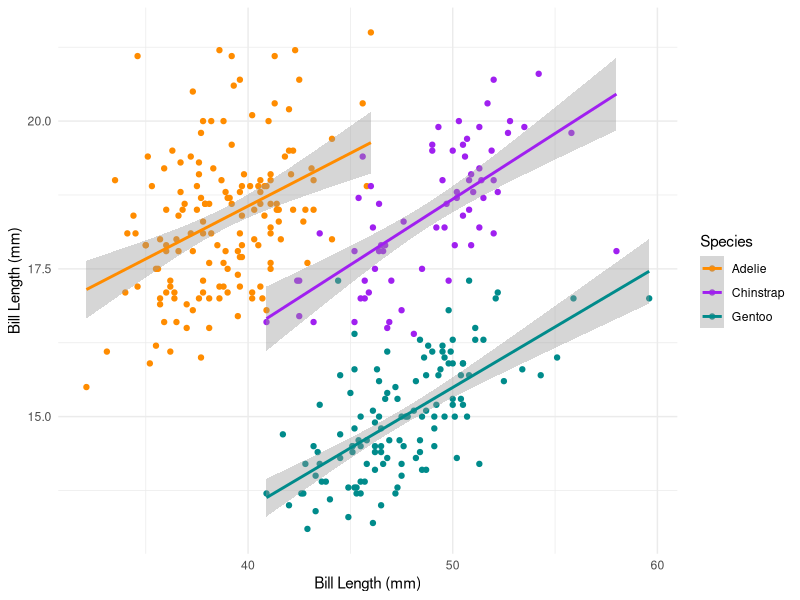
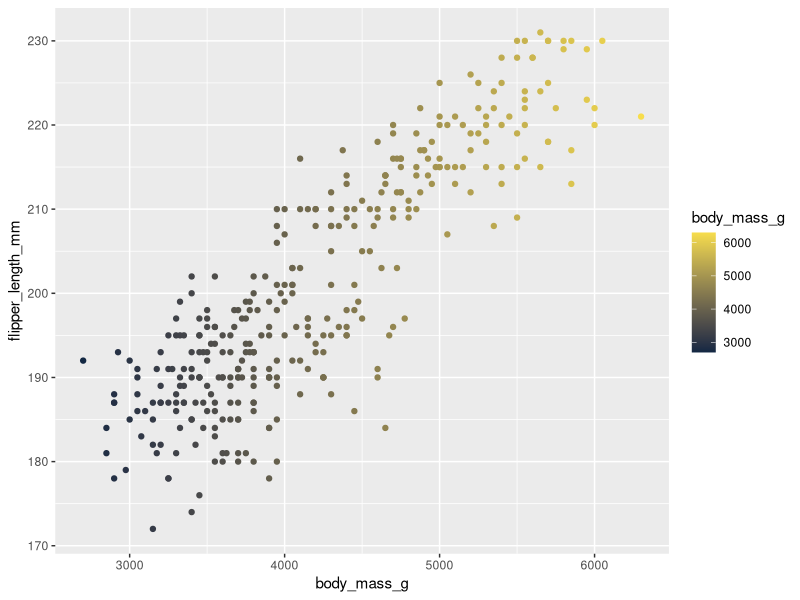
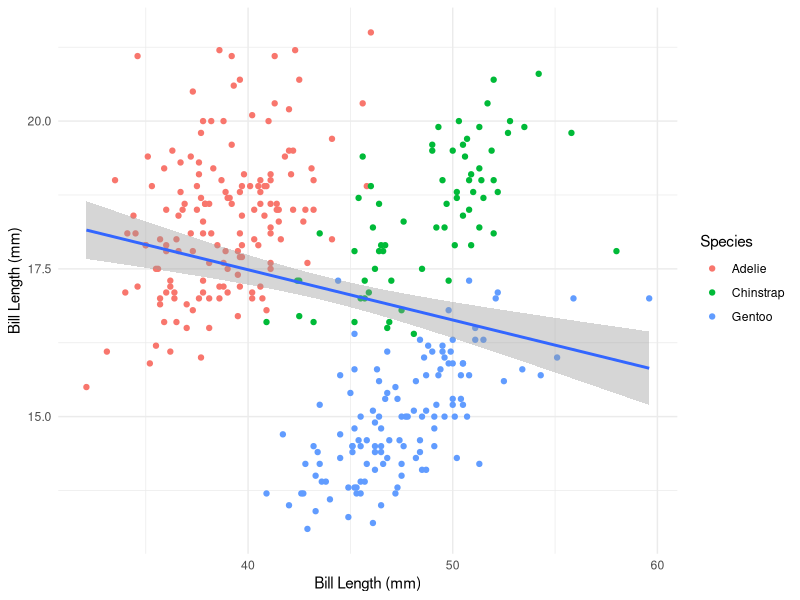
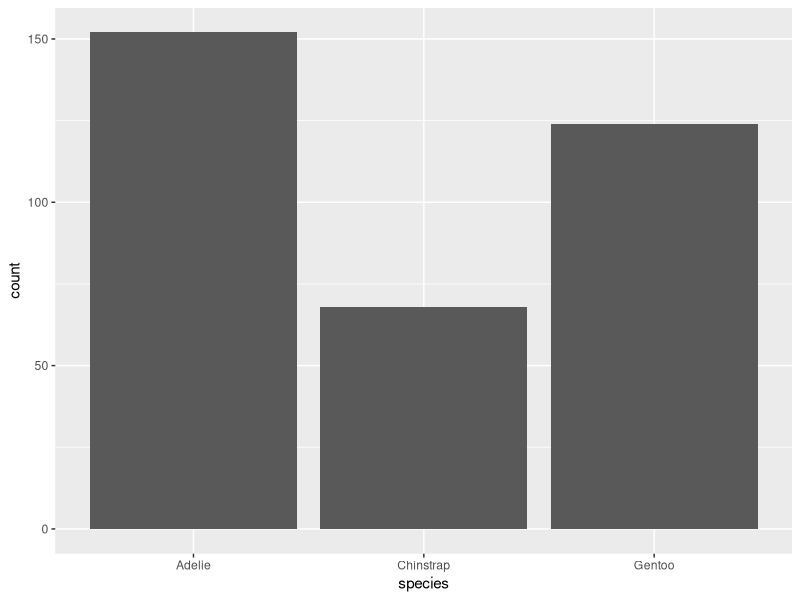
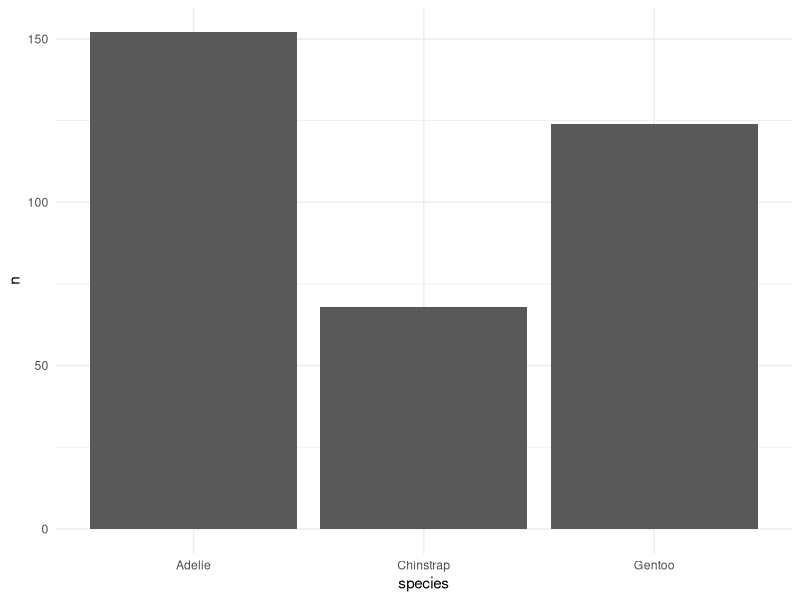
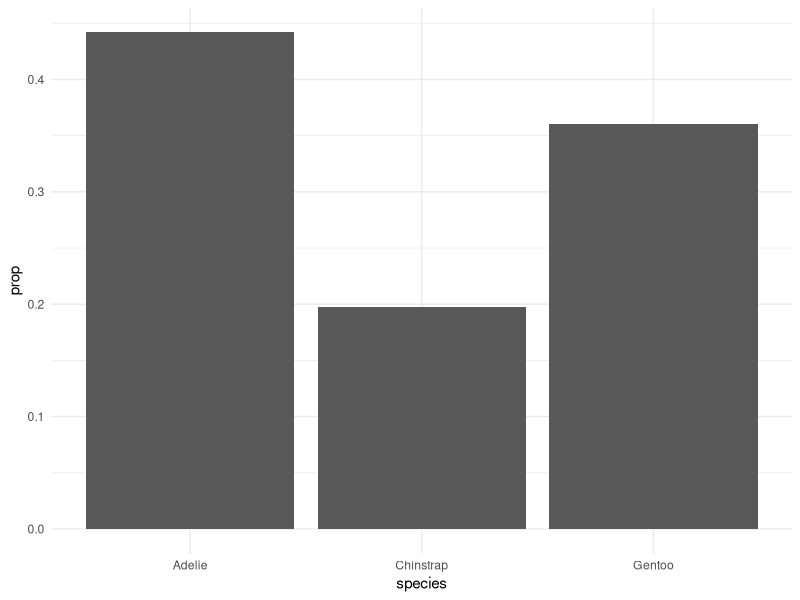
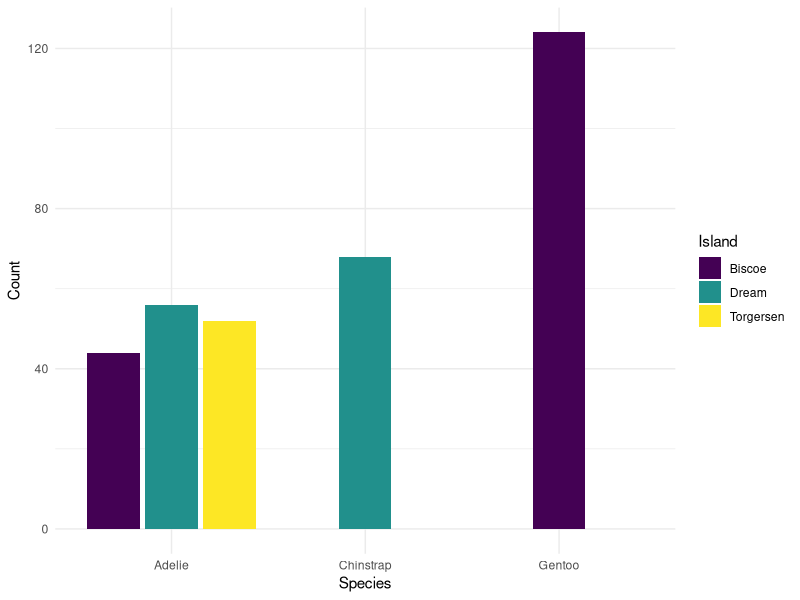
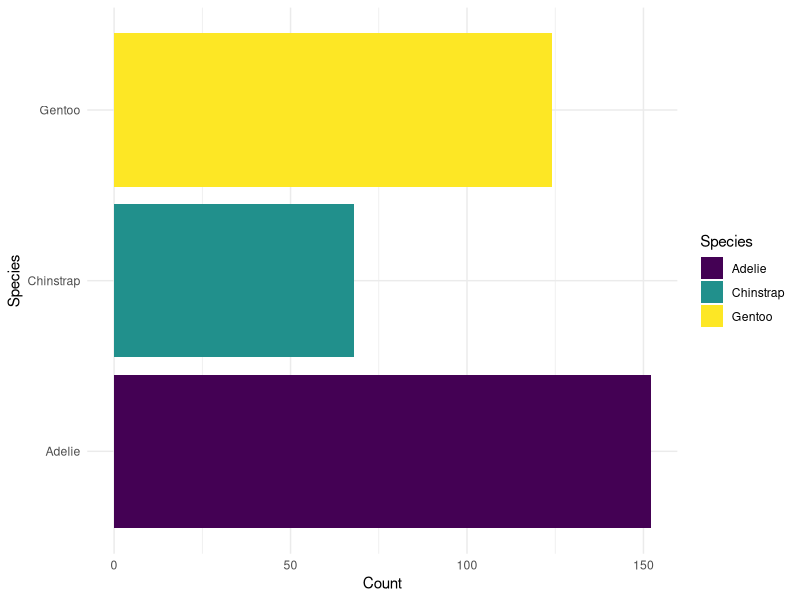

R code for these plots, in order:
## ---- chunk 1
library(tidyr)
library(tidyverse)
library(palmerpenguins)

## ---- chunk 2

##untidy temp data

# untidy data ----
temp_data_wide <- tribble(
  ~date, ~station1, ~station2,  ~station3,
  "2023-10-01", 30.1, 29.8,  31.2,
  "2023-11-01", 28.6, 29.1,  33.4,
  "2023-12-01", 29.9, 28.5,  32.3
)

# make tidy ----
temp_data_long <- temp_data_wide |>
  pivot_longer(cols = starts_with("station"), 
               names_to = "station_id", 
               values_to = "temp_c")

## ---- chunk 3

ggplot(data = penguins,
       aes(x = bill_length_mm, 
           y = bill_depth_mm,
           color = species)) +
  geom_point() +
  geom_smooth(method = "lm")+
  scale_color_manual(values = c("darkorange", "purple", "cyan4"))+ 
  labs(x="Bill Length (mm)", y = "Bill Length (mm)", color = "Species")+
  theme_minimal()




## ---- chunk 4

ggplot(penguins, 
       aes(x=body_mass_g, 
           y= flipper_length_mm, 
           color=body_mass_g))+
  geom_point() +
  scale_color_gradient(low="#132843", high = "#F7DD4C")
  labs(x="Body Mass (g)", 
       y="Flipper Length (mm)",
       color="Body Mass (g)") +
  theme_minimal()

## ---- chunk 5
##mapping locally
ggplot(data = penguins,
       aes(x = bill_length_mm, 
           y = bill_depth_mm)) +
  geom_point(aes(color = species)) +
  geom_smooth(method="lm") + ##when you set color locally (within geom_point in stead of ggplot), ggplot maps color only across species for the points. Ih this case we get a best fit line across the total dataset
  labs(x="Bill Length (mm)", y = "Bill Length (mm)", color = "Species")+
  theme_minimal()
## ---- chunk 6
ggplot(penguins, 
       aes(x=species)) +
  geom_bar()
## ---- chunk 7
penguins_summary <- penguins |>
  count(species)


ggplot(penguins_summary, 
       aes(x=species, 
           y=n)) +
  geom_bar(stat="identity") +
  theme_minimal()
## ---- chunk 8
##say we want to plot the proportion each species represents instead of the total count
ggplot(penguins, 
       aes(x=species,
           y=after_stat(prop), group=1)) + ##says not to group by individual species but rather using the total population of penguins
  geom_bar() +
  theme_minimal()

## ---- chunk 9
ggplot(penguins, aes(x = species, fill=island))+
  geom_bar(position=position_dodge2(preserve="single"))+ ##you can set position using a position function. In this case preserves each column's length instead of the total, keeps each element of Adelie distinct and the same size
  labs(x="Species", y="Count", fill = "Island") +
  scale_fill_viridis_d()+
  theme_minimal()

## ---- chunk 10

ggplot(penguins,
       aes(x=species,
           fill=species))+
  scale_fill_viridis_d()+
  labs(x="Species", fill="Species", y="Count")+
  geom_bar() +
  coord_flip() +
  theme_minimal()
